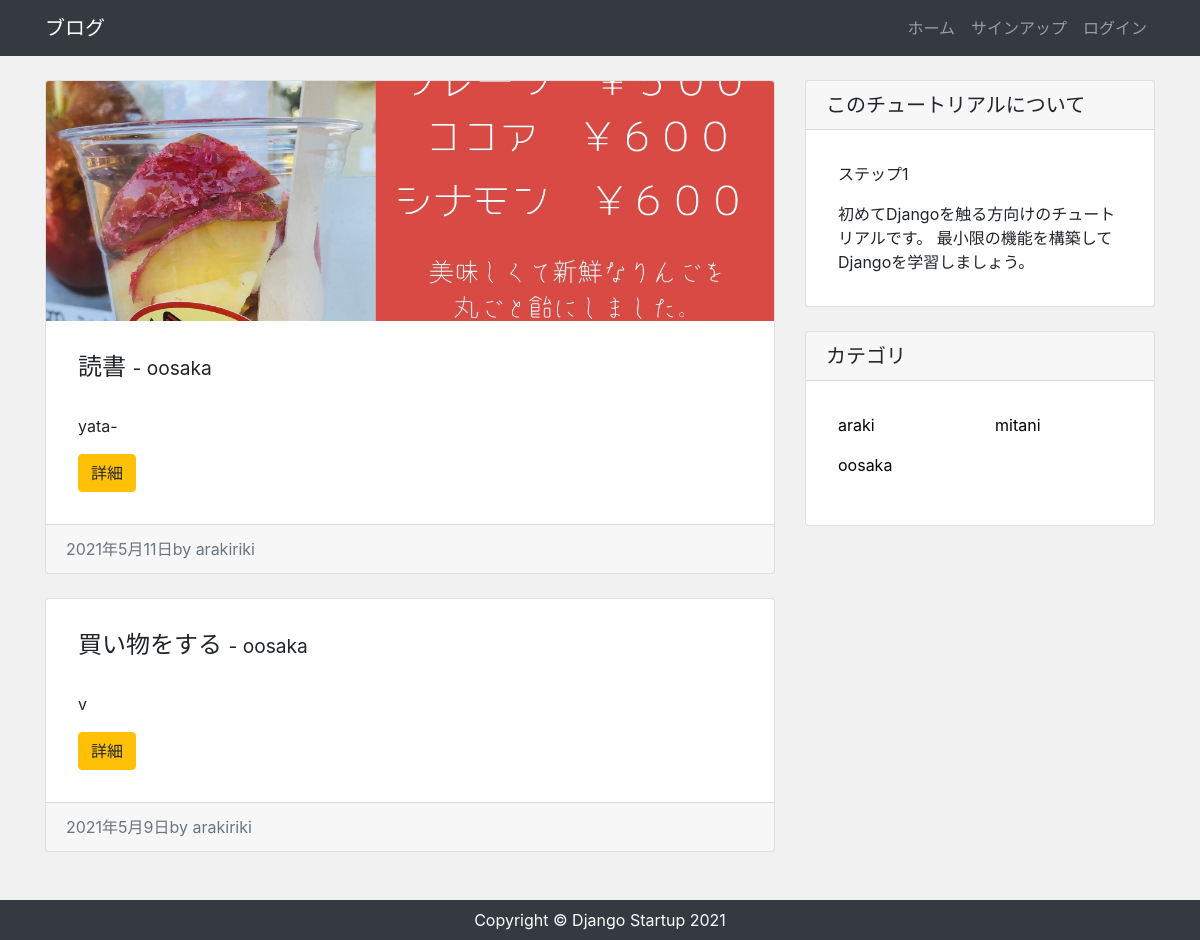
/category/oosaka/, run on the app's committed database.
### app/models.py (models this page shows, shortened)
class Post(models.Model):
    author = models.ForeignKey(settings.AUTH_USER_MODEL,on_delete=models.CASCADE)
    category = models.ForeignKey(Category,verbose_name='カテゴリ',on_delete=models.PROTECT)
    title = models.CharField('タイトル',max_length=200)
    image = models.ImageField(upload_to='images',verbose_name='イメージ画像',null=True,blank=True)
    content = models.TextField('本文')
    created = models.DateTimeField('作成日',default=timezone.now)

class Category(models.Model):
    name = models.CharField('カテゴリ',max_length=100)
    def __str__(self):
        return self.name

### app/views.py (the view)
# urls.py: path('category/<str:category>/',views.CategoryView.as_view(),name='category'),
class CategoryView(View):
    def get(self,request,*args,**kwargs):
        category_data = Category.objects.get(name=self.kwargs['category'])
        post_data = Post.objects.order_by('-id').filter(category=category_data)
        return render(request,'app/index.html',{
            'post_data':post_data
        })

### app/context_processor.py (called while the page is built)
def common(request):
    category_data = Category.objects.all()
    context={
        'category_data':category_data
    }
    return context

### app/templates/app/index.html (shortened to what this page needs)
{% extends 'app/base.html' %}
{% block content %}
<div class='row my-4'>
    <div class='col-md-8'>
        {% for post in post_data  %}
            <div class='card mb-4'>
            {% if post.image %}
                <img src='{{ post.image.url }}' alt='' class='card-img-top index-img'>
            {% endif %}
                <div class='card-body'>
                    <h2 class='card-title'>{{ post.title }} <span class='small'> - {{ post.category }}</span> </h2>
                    <p class='card-text'>{{ post.content|truncatechars:100 }}</p>
                    <a href='{% url 'post_detail' post.id %}' class='stretched-link'> <div class='btn btn-warning' >詳細</div> </a>
                </div>
                <div class='card-footer text-muted'>
                    {{ post.created|date }}by {{ post.author }}
                </div>
            </div>
        {% endfor %}
    </div>
    <div class='col-md-4'>
        <div class='card'>
            <h5 class='card-header'>このチュートリアルについて</h5>
            <div class='card-body'>
                <p>ステップ1</p>
                <p class='mb-0'>
                    初めてDjangoを触る方向けのチュートリアルです。
                    最小限の機能を構築してDjangoを学習しましょう。
                </p>
            </div>
        </div>
        <div class='card my-4'>
            <h5 class='card-header'>カテゴリ</h5>
            <div class='card-body'>
                <div class='row'>
                    {% for category in category_data %}
                        <div class='col-md-6'>
                            <ul class='list-unstyled'>
                                <li>
                                    <a href='{% url 'category' category %}'>
                                        {{ category.name }}
                                    </a>
                                </li>
                            </ul>
                        </div>
                    {% endfor %}
                </div>
            </div>
        </div>
    </div>
</div>
{% endblock content %}

### app/static/css/style.css (style rules this page uses)
* { margin: 0; padding: 0; box-sizing:border-box; }
body { background: #f1f1f1; display: flex; flex-flow: column; min-height: 100vh; }
.card-title { margin-bottom: 2rem; font-size: 1.5rem; }
.card-body { padding: 2rem; }
.index-img { object-fit: cover; height: 240px; }
a { color: black; }

### data on the page
Post: image (picture), title "読書", category "oosaka", content "yata-", created "2021年5月11日", author "arakiriki"
Post: title "買い物をする", category "oosaka", content "v", created "2021年5月9日", author "arakiriki"
Category: name "araki"
Category: name "mitani"
Category: name "oosaka"
